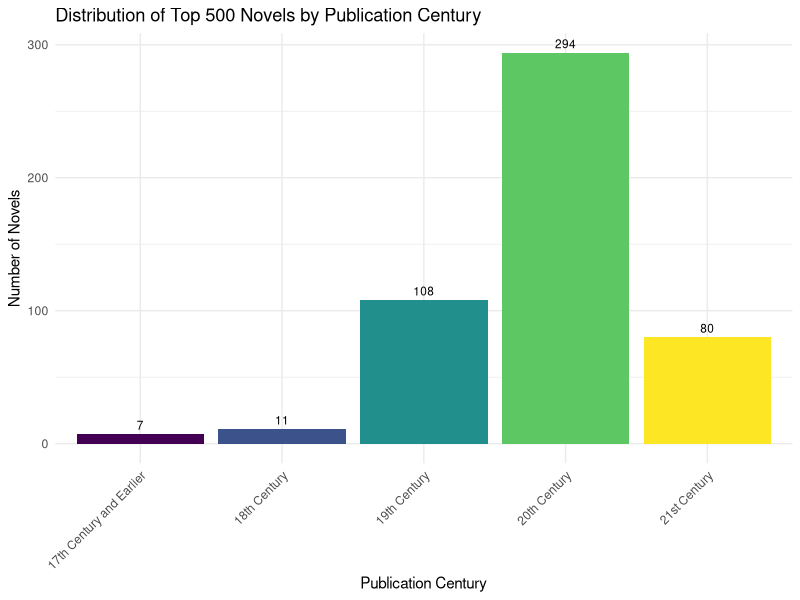

Write R code to recreate this figure.
## ---- chunk 1
knitr::opts_chunk$set(echo = TRUE)
## ---- chunk 2
library(tidyverse)

df <- read.csv("top-500-novels-metadata_2025-01-11.csv")

df <- df |>
  mutate(
    publication_century = case_when(
      pub_year <= 1700 ~ "17th Century and Earlier",
      pub_year <= 1800 ~ "18th Century",
      pub_year <= 1900 ~ "19th Century",
      pub_year <= 2000 ~ "20th Century",
      TRUE ~ "21st Century"
    )
  )

century_order <- c("17th Century and Earlier", "18th Century", "19th Century", "20th Century", "21st Century")
df$publication_century <- factor(df$publication_century, levels = century_order, ordered = TRUE)

## ---- chunk 3
#ANALYSIS QUESTION 1: How has the distribution of top-ranked novel's publication years changed over time?

century_counts <- df |>
  count(publication_century, name = "novel_count")

print("Novel Counts by Publication Century:")
print (century_counts)
## ---- chunk 4
#VISUAL 1: BAR CHART OF NOVELS BY PUBLICATION CENTURY
pub_year_plot <- ggplot(century_counts, aes(x = publication_century, y = novel_count, fill = publication_century)) +
  geom_bar(stat = "identity") +
  geom_text(aes(label = novel_count), vjust = -0.5, size = 3) +
  labs(
    title = "Distribution of Top 500 Novels by Publication Century",
    x = "Publication Century",
    y = "Number of Novels",
    fill = "Century"
  ) +
  theme_minimal() +
  theme(
    axis.text.x = element_text(angle = 45, hjust = 1),
    legend.position = "none"
  )

ggsave("novels_by_century_bar_char.png", plot = pub_year_plot, width = 7, height = 5)

## ---- chunk 5
#ANALYSIS QUESTION 2: Is there a relationship between a novel's genre and its Goodreads Average Rating?

top_genres <- df |>
  count(genre, sort = TRUE)|>
  slice_head(n = 5)|>
  pull(genre)

df_top_genres <- df |>
  filter(genre %in% top_genres)

df_top_genres$genre <- factor(df_top_genres$genre, levels = rev(top_genres))

## ---- chunk 6
#VISUAL 2: BOX PLOT OF AVERAGE RATING BY TOP 5 GENRE

genre_rating_plot <- ggplot(df_top_genres, aes(x = gr_avg_rating, y = genre, fill = genre)) +
  geom_boxplot() +
  labs(
    title = "Goodreads Average Taing Distribtuion for Top 5 Genres"
  )
